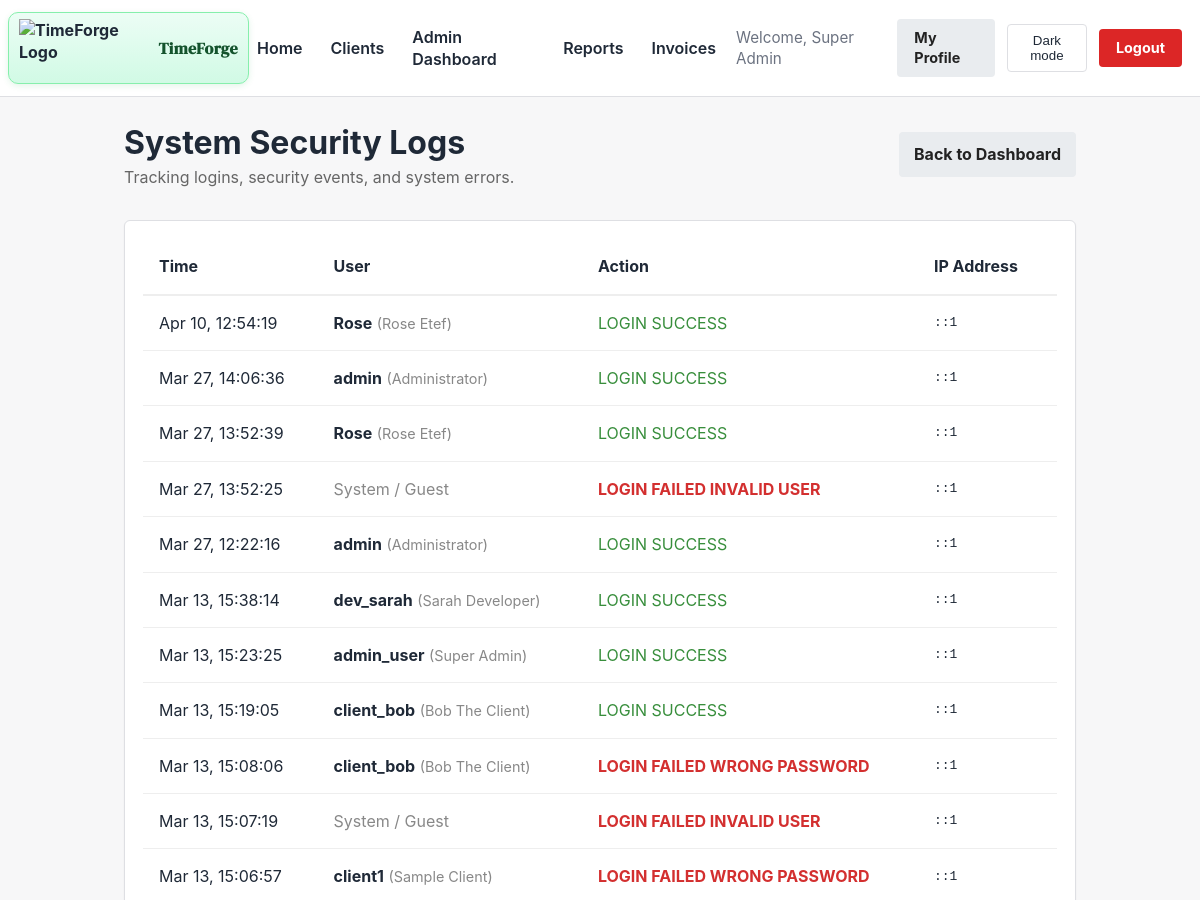
Page /admin/audit_logs.php (signed in, upper part) on the earlier database version.
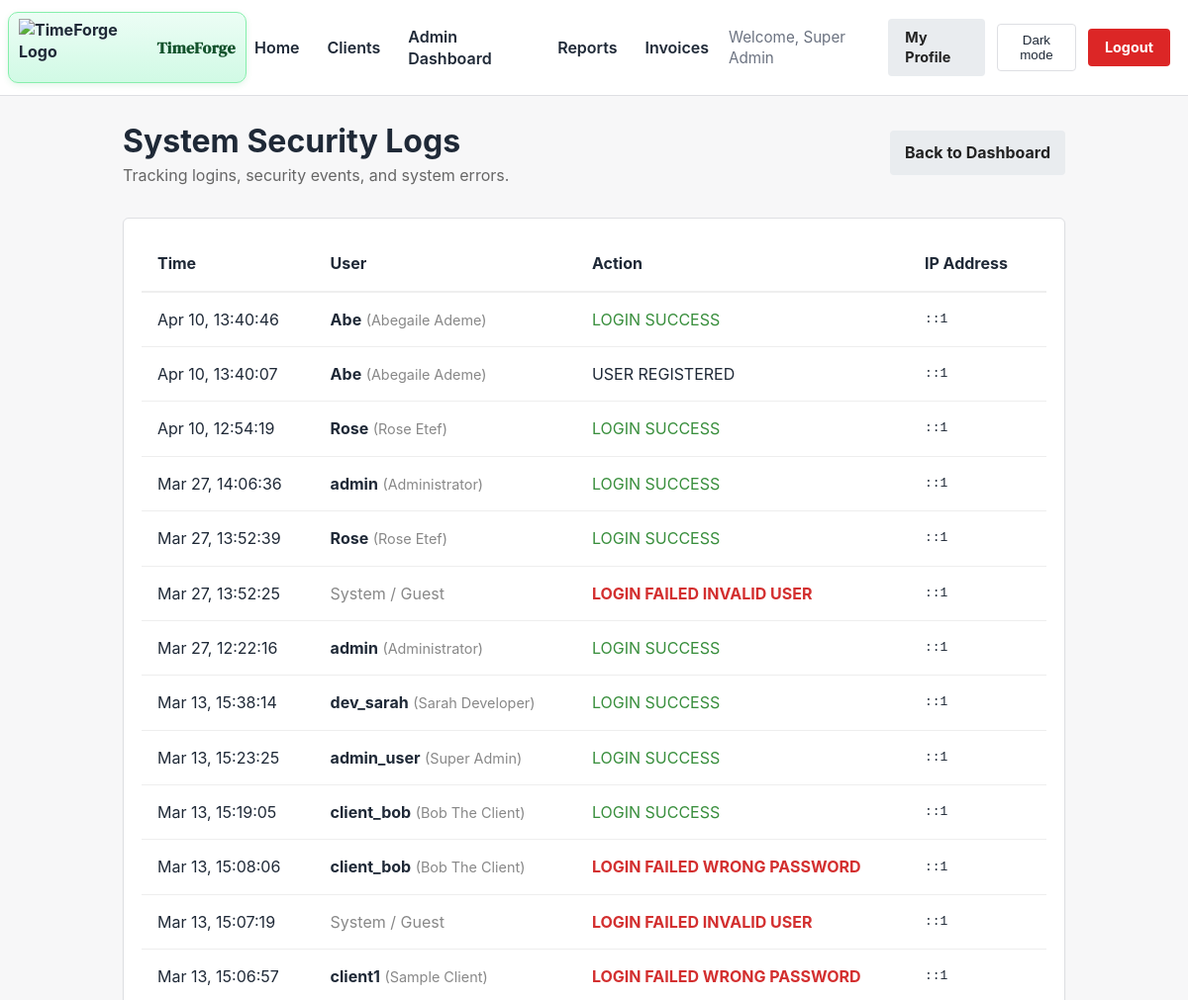
Same page on the later database version.
### tables this page shows
CREATE TABLE `audit_logs` (
  `id` int(11) NOT NULL,
  `user_id` int(11) NOT NULL,
  `action` varchar(100) NOT NULL,
  `ip_address` varchar(45) DEFAULT NULL,
  `user_agent` text DEFAULT NULL,
  `created_at` timestamp NOT NULL DEFAULT current_timestamp()
);

CREATE TABLE `users` (
  `id` int(11) NOT NULL,
  `company_id` int(11) DEFAULT NULL,
  `username` varchar(50) NOT NULL,
  `email` varchar(100) NOT NULL,
  `password` varchar(255) NOT NULL,
  `role` enum('admin','freelancer','client') NOT NULL DEFAULT 'freelancer',
  `full_name` varchar(100) NOT NULL,
  `company_name` varchar(150) DEFAULT NULL,
  `business_tagline` varchar(200) DEFAULT NULL,
  `is_active` tinyint(1) DEFAULT 1,
  `last_login` datetime DEFAULT NULL,
  `last_active_at` datetime DEFAULT NULL,
  `current_project_id` int(11) DEFAULT NULL,
  `password_reset_token` varchar(255) DEFAULT NULL,
  `password_reset_expires` datetime DEFAULT NULL,
  `created_at` timestamp NOT NULL DEFAULT current_timestamp(),
  `updated_at` timestamp NOT NULL DEFAULT current_timestamp() ON UPDATE current_timestamp()
);

### src/Core/Auth.php (called while the page is built, shortened)
<?php
function devBypassEnabled() {
    return defined('DEV_AUTH_BYPASS') && DEV_AUTH_BYPASS === true;
}
function getCurrentUser() {
    return isset($_SESSION['user_id']) ? $_SESSION : null;
}
function isLoggedIn() {
    return isset($_SESSION['user_id']) && !empty($_SESSION['user_id']);
}
function hasRole($role) {
    return isset($_SESSION['role']) && $_SESSION['role'] === $role;
}

### admin/audit_logs.php (the view, shortened to what this page needs)
<?php
require_once __DIR__ . '/../includes/auth.php';
try {
    $sql = "
        SELECT al.*, u.username, u.full_name
        FROM audit_logs al
        LEFT JOIN users u ON al.user_id = u.id
        ORDER BY al.created_at DESC
        LIMIT 100
    ";
    $stmt = $pdo->query($sql);
    $logs = $stmt->fetchAll(PDO::FETCH_ASSOC);
} catch (PDOException $e) {
    die("Error fetching logs: " . $e->getMessage());
}
?>
<!DOCTYPE html>
<html lang="en">
<head>
    <link rel="stylesheet" href="/TimeForge_Capstone/css/style.css">
</head>
<body>
    <?php include_once __DIR__ . '/../includes/header_partial.php'; ?>
    <div class="container">
        <div style="display: flex; justify-content: space-between; align-items: center; margin-bottom: 2rem;">
            <div>
                <h1>System Security Logs</h1>
                <p style="color: #666;">Tracking logins, security events, and system errors.</p>
            </div>
            <a href="/TimeForge_Capstone/admin/dashboard.php" class="btn btn-secondary">Back to Dashboard</a>
        </div>
        <div class="card">
            <div style="overflow-x: auto;">
                <table style="width: 100%; border-collapse: collapse;">
                    <thead>
                        <tr style="border-bottom: 2px solid #eee; text-align: left;">
                            <th style="padding: 1rem;">Time</th>
                            <th style="padding: 1rem;">User</th>
                            <th style="padding: 1rem;">Action</th>
                            <th style="padding: 1rem;">IP Address</th>
                        </tr>
                    </thead>
                    <tbody>
                        <?php foreach ($logs as $log):
                            $actionClass = '';
                            if (strpos($log['action'], 'failed') !== false) $actionClass = 'color: #d32f2f; font-weight: bold;';
                            elseif (strpos($log['action'], 'success') !== false) $actionClass = 'color: #388e3c;';
                        ?>
                        <tr style="border-bottom: 1px solid #eee;">
                            <td style="padding: 1rem; white-space: nowrap;">
                                <?= date('M j, H:i:s', strtotime($log['created_at'])) ?>
                            </td>
                            <td style="padding: 1rem;">
                                <?php if ($log['user_id'] && $log['username']): ?>
                                    <strong><?= htmlspecialchars($log['username']) ?></strong>
                                    <span style="color: #888; font-size: 0.9em;">(<?= htmlspecialchars($log['full_name']) ?>)</span>
                                <?php else: ?>
                                    <span style="color: #888;">System / Guest</span>
                                <?php endif; ?>
                            </td>
                            <td style="padding: 1rem; <?= $actionClass ?>">
                                <?= htmlspecialchars(str_replace('_', ' ', strtoupper($log['action']))) ?>
                            </td>
                            <td style="padding: 1rem; font-family: monospace;">
                                <?= htmlspecialchars($log['ip_address']) ?>
                            </td>
                        </tr>
                        <?php endforeach; ?>
                    </tbody>
                </table>
            </div>
        </div>
    </div>
</body>
</html>

### includes/header_partial.php (shortened to what this page needs)
<?php
require_once __DIR__ . '/auth.php';
$current_user = getCurrentUser();
?>
<header>
  <div class="logo">
    <a href="/TimeForge_Capstone/index.php?view=welcome" class="logo-link">
      <img src="/TimeForge_Capstone/icons/logo.png" alt="TimeForge Logo">
      <span>TimeForge</span>
    </a>
  </div>
  <nav>
    <a href="/TimeForge_Capstone/index.php">Home</a>
    <?php if (isLoggedIn()): ?>
      <?php if (hasRole('client')): ?>
        <a href="/TimeForge_Capstone/client/dashboard.php">My Dashboard</a>
        <a href="/TimeForge_Capstone/client/projects.php">My Projects</a>
        <a href="/TimeForge_Capstone/invoices/history.php">Invoices</a>
      <?php else: ?>
        <a href="/TimeForge_Capstone/clients.php">Clients</a>
        <?php if (hasRole('admin')): ?>
          <a href="/TimeForge_Capstone/admin/dashboard.php">Admin Dashboard</a>
          <a href="/TimeForge_Capstone/admin/reports.php">Reports</a>
          <a href="/TimeForge_Capstone/invoices/history.php">Invoices</a>
        <?php elseif (hasRole('freelancer')): ?>
          <a href="/TimeForge_Capstone/freelancer/dashboard.php">Freelancer Portal</a>
        <?php endif; ?>
      <?php endif; ?>
      <span class="nav-text">Welcome, <?php echo htmlspecialchars($current_user['full_name'] ?? 'User'); ?></span>
      <a href="/TimeForge_Capstone/profile.php" class="btn btn-secondary btn-compact">My Profile</a>
      <button id="themeToggle" class="theme-toggle">Dark mode</button>
      <a href="/TimeForge_Capstone/includes/logout.php" class="btn btn-danger btn-compact">Logout</a>
    <?php else: ?>
      <button id="themeToggle" class="theme-toggle">Dark mode</button>
      <a href="/TimeForge_Capstone/login.php">Login</a>
      <a href="/TimeForge_Capstone/register.php">Register</a>
    <?php endif; ?>
  </nav>
</header>
<link rel="stylesheet" href="/TimeForge_Capstone/css/style.css">
<link rel="stylesheet" href="/TimeForge_Capstone/css/time_tracker.css">

### css/style.css (style rules this page uses)
* { margin: 0; padding: 0; box-sizing: border-box; }
html, body { height: 100%; }
body { font-family: -apple-system, BlinkMacSystemFont, "Segoe UI", Roboto, Arial, sans-serif; background: #f7f7f8; color: #1f2937; line-height: 1.4; transition: background-color 0.3s ease, color 0.3s ease; }
.logo span { font-family: 'DM Serif Display', serif; letter-spacing: 0.4px; }
a { color: #2563eb; text-decoration: none; }
.container { max-width: 1000px; margin: 0 auto; padding: 24px; }
header { background: #ffffff; border-bottom: 1px solid #dedfe3; padding: 12px 18px 12px 8px; display: flex; align-items: center; justify-content: space-between; }
.logo { display: flex; align-items: center; gap: 10px; font-weight: 700; color: #1f2937; }
.logo a { display: flex; align-items: center; gap: 10px; color: #1f2937; text-decoration: none; padding: 6px 10px; border: 1px solid #86efac; border-radius: 10px; background: linear-gradient(180deg, #ecfdf5 0%, #d1fae5 100%); box-shadow: 0 2px 6px rgba(22, 163, 74, 0.12); transition: transform 120ms ease, filter 120ms ease, box-shadow 120ms ease; }
.logo a span { color: #14532d; }
.logo img { height: 58px; width: auto; display: block; transition: transform 120ms ease, filter 120ms ease; }
nav { display: flex; align-items: center; gap: 12px; }
nav a { color: #1f2937; font-weight: 600; padding: 6px 8px; border-radius: 4px; }
.nav-text { color: #6b7280; font-size: 0.95rem; }
.card { background: #ffffff; border: 1px solid #dedfe3; border-radius: 6px; padding: 18px; box-shadow: 0 1px 2px rgba(0, 0, 0, 0.06); }
.btn { display: inline-block; padding: 10px 14px; border-radius: 4px; border: 1px solid transparent; font-weight: 700; cursor: pointer; }
.btn-danger { background: #dc2626; color: #fff; }
.theme-toggle { background: transparent; border: 1px solid #dedfe3; color: #1f2937; padding: 8px 10px; border-radius: 4px; }
.btn-secondary { background: #e9ecef; color: #222; }
.btn-compact { padding: 0.5rem 1rem; font-size: 0.9rem; }

### css/time_tracker.css (style rules this page uses)
:root { --tf-timer-bg: #1e1e2d; --tf-timer-text: #ffffff; --tf-timer-accent: #00d2b5; --tf-timer-danger: #ff5b5b; --tf-timer-idle: #f39c12; }

Differences in the rows shown:
added audit_logs: created_at "Apr 10, 13:40:46", user.username "Abe", user.full_name "Abegaile Ademe", action "LOGIN SUCCESS", ip_address "::1"
added audit_logs: created_at "Apr 10, 13:40:07", user.username "Abe", user.full_name "Abegaile Ademe", action "USER REGISTERED", ip_address "::1"
